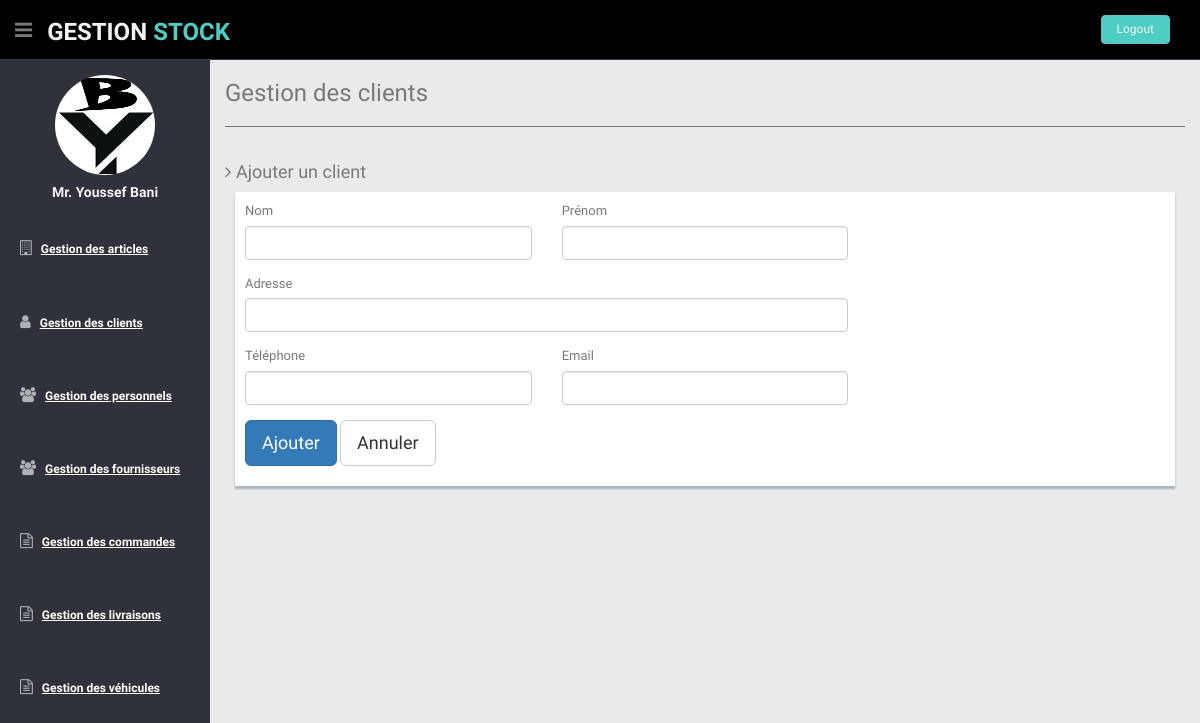
The app's page /gestionclients/clients (signed in), older data.
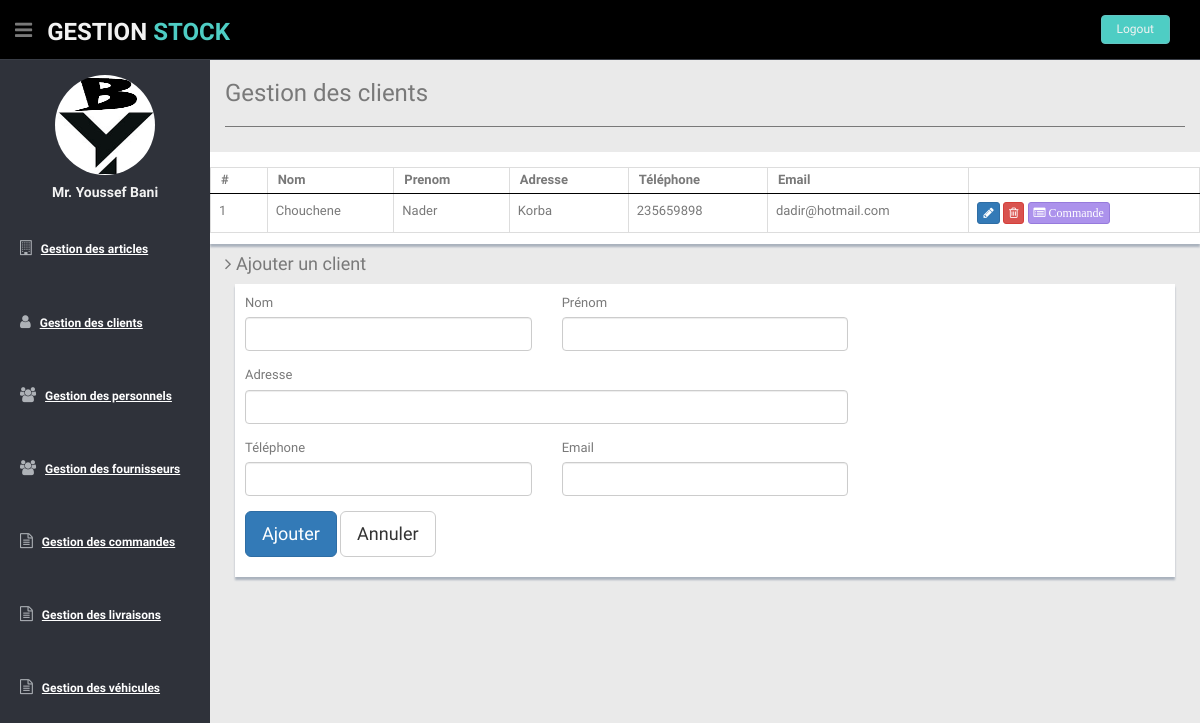
The same page, newer data.
### gestionclients/models.py (models this page shows, shortened)
class Client(models.Model):
    id = models.AutoField(primary_key=True)
    nom = models.CharField(max_length=20)
    prenom = models.CharField(max_length=20)
    adresse = models.CharField(max_length=50)
    telephone = models.CharField(max_length=20)
    email = models.CharField(max_length=50)
    class Meta:
        managed = True
        db_table = 'client'

### gestionclients/views.py (the view)
# urls.py: path('clients', views.clients, name='clients'),
@login_required(login_url='/gestionauthentifications/login')
def clients(request):
    clientlist = Client.objects.all()
    context = {'clientsMenu':'active', 'clientlist':clientlist}
    return render(request, 'gestionclients/clients.html', context)

### gestionclients/templates/gestionclients/clients.html
{% extends 'gestionclients/clients_base.html' %}
{% load static %}
{% block subtitle %} Ajouter un client {% endblock %}
{% block form_action %}
    {% url 'gestionclients:ajouter_client' %}
{% endblock %}
{% block action_name %}
    Ajouter
{% endblock %}

### gestionclients/templates/gestionclients/clients_base.html (shortened to what the changed rows need)
{% extends 'genericfolder/base.html' %}
{% load static %}
{% block contenu %}
<div class="row mt">
  {% if clientlist %}
    <div class="content-panel">
      <div class="adv-table">
        <table cellpadding="0" cellspacing="0" border="0" class="display table table-bordered" id="hidden-table-info">
          <thead>
            <tr>
                <th> #</th>
                <th> Nom</th>
                <th> Prenom</th>
                <th> Adresse</th>
                <th> Téléphone</th>
                <th> Email</th>
              <th></th>
            </tr>
          </thead>
          <tbody>
            {% for c in clientlist %}
            <tr>
                <td> {{ forloop.counter }}</td>
                <td> {{ c.nom}}</td>
                <td> {{ c.prenom }}</td>
                <td> {{ c.adresse }}</td>
                <td> {{ c.telephone }}</td>
                <td> {{ c.email }}</td>
                <td>
                    <button onclick="if(confirm('êtes-vous sûr de vouloir modifier le client '+'{{c.nom}} {{c.prenom}}'+' ?'))location.href='{% url 'gestionclients:modifier_client' c.id %}';"
                            class="btn btn-primary btn-xs"><i class="fa fa-pencil"></i>
                    </button>
                    <button onclick="if(confirm('êtes-vous sûr de vouloir supprimer le client '+'{{c.nom}} {{c.prenom}}'+' ?')){location.href='{% url 'gestionclients:delete_client' c.id %}'};"
                            class="btn btn-danger btn-xs">
                        <i class="fa fa-trash-o "></i>
                    </button>
                      <button onclick="if(confirm('êtes-vous sûr de vouloir afficher les commandes du client '+'{{c.nom}}'+' {{c.prenom}} ?')){location.href='{% url 'gestionclients:affiche_commande_client' c.id %}'};"
                            class="btn btn-theme02 btn-xs">
                     <i class="fa fa-list-alt "> Commande</i>
                      </button>
                </td>
            </tr>
            {% endfor %}
          </tbody>
        </table>
      </div>
    </div>
  {% endif %}
</div>
{% endblock %}

Row changes from the older to the newer data that the page shows:
added Client: nom "Chouchene", prenom "Nader", adresse "Korba", telephone "235659898", email "dadir@hotmail.com"
Text that changed along with them:
text now shown: "# Nom Prenom Adresse Téléphone Email"
